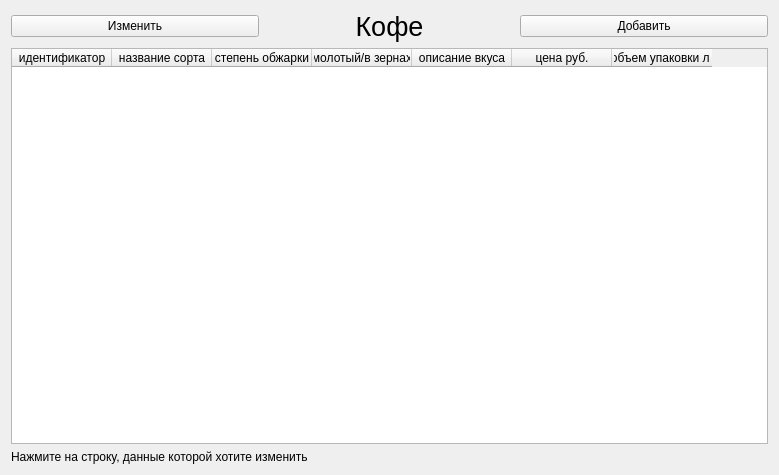
<?xml version="1.0" encoding="UTF-8"?>
<ui version="4.0">
 <class>Form</class>
 <widget class="QWidget" name="Form">
  <property name="geometry">
   <rect>
    <x>0</x>
    <y>0</y>
    <width>779</width>
    <height>475</height>
   </rect>
  </property>
  <property name="windowTitle">
   <string>Form</string>
  </property>
  <layout class="QGridLayout" name="gridLayout">
   <item row="3" column="1">
    <widget class="QTableWidget" name="table">
     <column>
      <property name="text">
       <string>идентификатор</string>
      </property>
     </column>
     <column>
      <property name="text">
       <string>название сорта</string>
      </property>
     </column>
     <column>
      <property name="text">
       <string>степень обжарки</string>
      </property>
     </column>
     <column>
      <property name="text">
       <string>молотый/в зернах</string>
      </property>
     </column>
     <column>
      <property name="text">
       <string>описание вкуса</string>
      </property>
     </column>
     <column>
      <property name="text">
       <string>цена руб.</string>
      </property>
     </column>
     <column>
      <property name="text">
       <string>объем упаковки л.</string>
      </property>
     </column>
    </widget>
   </item>
   <item row="0" column="1">
    <layout class="QHBoxLayout" name="horizontalLayout">
     <item>
      <widget class="QPushButton" name="update">
       <property name="text">
        <string>Изменить</string>
       </property>
      </widget>
     </item>
     <item>
      <widget class="QLabel" name="label">
       <property name="font">
        <font>
         <pointsize>20</pointsize>
        </font>
       </property>
       <property name="text">
        <string>Кофе</string>
       </property>
       <property name="alignment">
        <set>Qt::AlignCenter</set>
       </property>
      </widget>
     </item>
     <item>
      <widget class="QPushButton" name="create">
       <property name="text">
        <string>Добавить</string>
       </property>
      </widget>
     </item>
    </layout>
   </item>
   <item row="4" column="1">
    <widget class="QLabel" name="tip">
     <property name="text">
      <string>Нажмите на строку, данные которой хотите изменить</string>
     </property>
    </widget>
   </item>
  </layout>
 </widget>
 <resources/>
 <connections/>
</ui>
